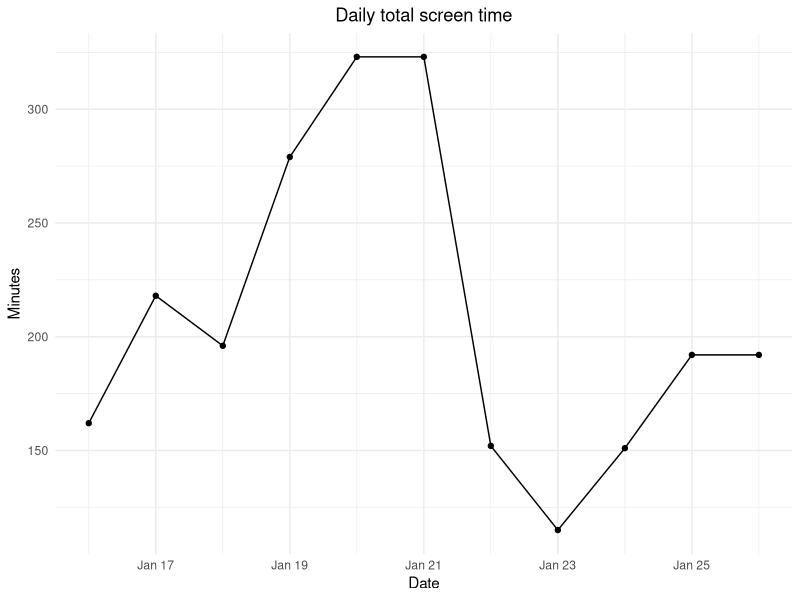
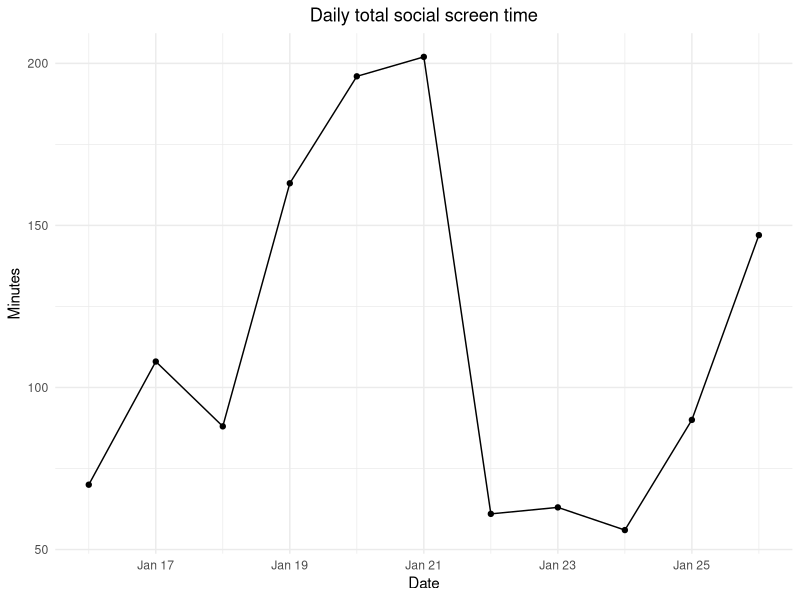
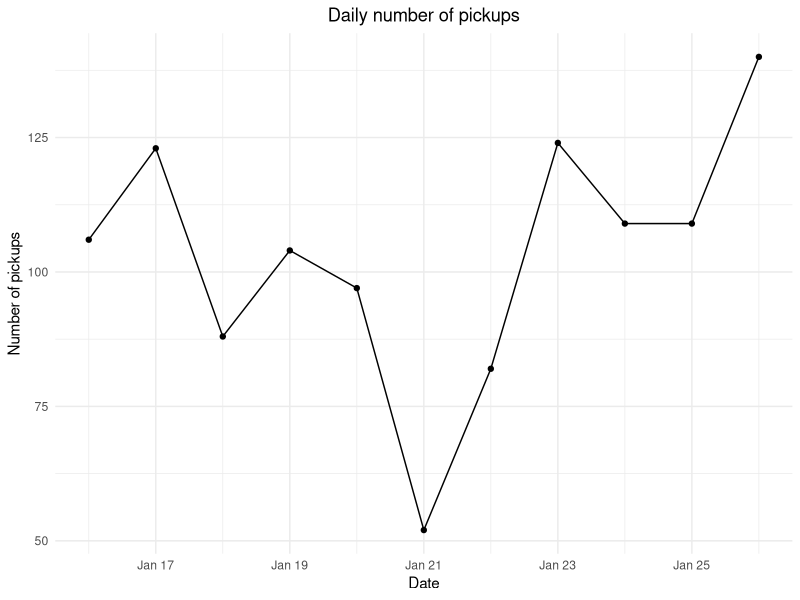
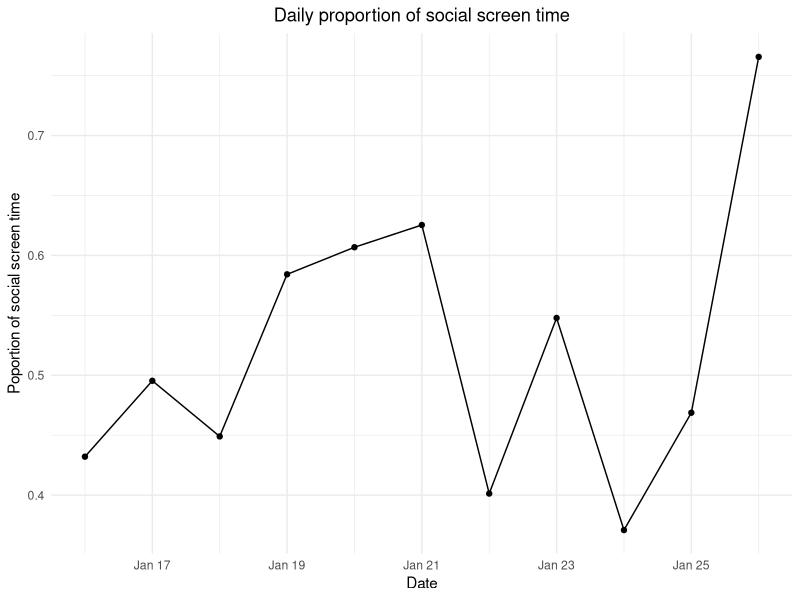
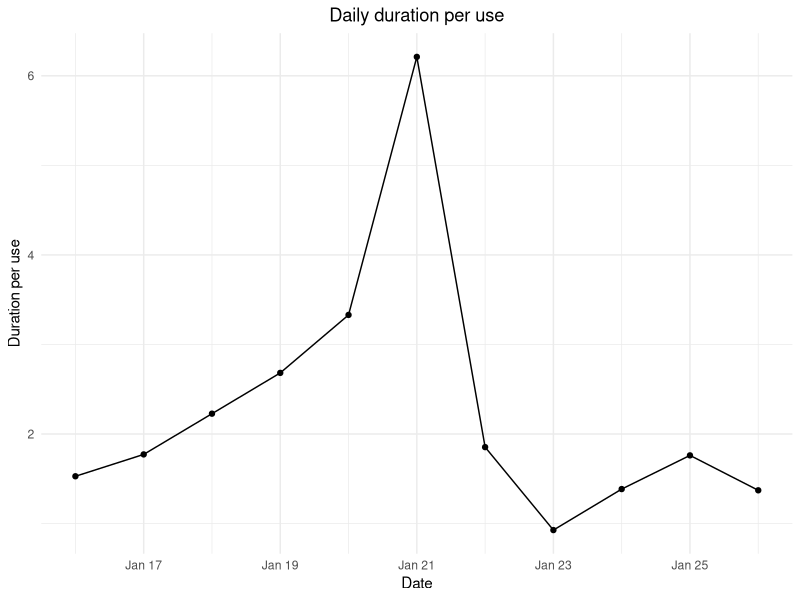

Generate these figures, in order, with R: (Note: this script raises an error after producing the figures.)
setwd("/home/chenggg/BIOSTAT620")
rm(list = ls())
gc()
library(readxl)
library(dplyr)
library(ggplot2)
library(GGally)
library(lubridate)
library(reshape2)
df <- read_excel("ScreenTime.xlsx")
df <- df[c(1:11), ]
df$Pickup.1st_EST <- format(as.POSIXct(df$Pickup.1st_PST, format = "%H:%M", tz = "America/Los_Angeles"), "%H:%M", tz = "America/New_York")

convert_to_minutes <- function(time) {
  if (!grepl("h", time)) {
    return(as.numeric(sub("m", "", time)))
  }
  parts <- strsplit(time, "h|m")[[1]]
  as.numeric(parts[1]) * 60 + as.numeric(parts[2])
}
df$Total.ST.min <- sapply(df$Total.ST, convert_to_minutes)
df$Social.ST.min <- sapply(df$Social.ST, convert_to_minutes)
df$prop_ST <- df$Social.ST.min / df$Total.ST.min
df$duration_per_use <- df$Total.ST.min / df$Pickups

# Daily total screen time
p1 <- ggplot(data = df, aes(x = Date, y = Total.ST.min)) +
  geom_line() + 
  geom_point() +  
  labs(title = "Daily total screen time",
       x = "Date",
       y = "Minutes") +
  theme_minimal() + 
  theme(plot.title = element_text(hjust = 0.5)) 

# Daily total social screen time
p2 <- ggplot(data = df, aes(x = Date, y = Social.ST.min)) +
  geom_line() + 
  geom_point() +  
  labs(title = "Daily total social screen time",
       x = "Date",
       y = "Minutes") +
  theme_minimal() + 
  theme(plot.title = element_text(hjust = 0.5)) 

# Daily number of pickups
p3 <- ggplot(data = df, aes(x = Date, y = Pickups)) +
  geom_line() + 
  geom_point() +  
  labs(title = "Daily number of pickups",
       x = "Date",
       y = "Number of pickups") +
  theme_minimal() + 
  theme(plot.title = element_text(hjust = 0.5)) 

# Daily proportion of social screen time
p4 <- ggplot(data = df, aes(x = Date, y = prop_ST)) +
  geom_line() + 
  geom_point() +  
  labs(title = "Daily proportion of social screen time",
       x = "Date",
       y = "Poportion of social screen time") +
  theme_minimal() + 
  theme(plot.title = element_text(hjust = 0.5)) 

# Daily duration per use
p5 <- ggplot(data = df, aes(x = Date, y = duration_per_use)) +
  geom_line() + 
  geom_point() +  
  labs(title = "Daily duration per use",
       x = "Date",
       y = "Duration per use") +
  theme_minimal() + 
  theme(plot.title = element_text(hjust = 0.5)) 

(combined_plot1 <- p1 + p2 + p3 + p4 + p5 +
  plot_layout(nrow = 3, ncol = 2))

df2 <- df[,c(1,3,5,6,9,10)]
ggpairs(df2[,-1]) 

# df2_long <- pivot_longer(df2, cols = -Date, names_to = "series", values_to = "occupation_time")
# ggplot(data = df2_long, aes(x = Date, y = occupation_time, color = series)) +
#   geom_line() +
#   labs(title = "Melted plot", x = "Time", y = "Count") +
#   theme_minimal()


# Calculate the P(x >= c) for Total.ST.min
df2 <- df2[order(df2$Total.ST.min, decreasing = TRUE),]  # Sorting by Total.ST.min
df2$Total.ST.prob <- seq_along(df2$Total.ST.min) / nrow(df2)

# Plot
ggplot(df2, aes(x = Total.ST.min, y = Total.ST.prob)) +
  geom_point() + 
  labs(x = "Vector Magnitude: c", 
       y = "P(x >= c)",
       title = "Occupation-Time Curves for total screen time") +
  theme_minimal() + 
  theme(plot.title = element_text(hjust = 0.5)) 

# Calculate the P(x >= c) for Social.ST.min
df2 <- df2[order(df2$Social.ST.min, decreasing = TRUE),]  # Sorting by Social.ST.min
df2$Social.ST.prob <- seq_along(df2$Social.ST.min) / nrow(df)

# Plot
ggplot(df2, aes(x = Social.ST.min, y = Social.ST.prob)) +
  geom_point() + 
  labs(x = "Vector Magnitude: c", 
       y = "P(x >= c)",
       title = "Occupation-Time Curves for social screen time") +
  theme_minimal() + 
  theme(plot.title = element_text(hjust = 0.5)) 

# Calculate the P(x >= c) for Pickups
df2 <- df2[order(df2$Pickups, decreasing = TRUE),]  # Sorting by Pickups
df2$Pickups.prob <- seq_along(df2$Pickups) / nrow(df)

# Plot
ggplot(df2, aes(x = Pickups, y = Pickups.prob)) +
  geom_point() + 
  labs(x = "Vector Magnitude: c", 
       y = "P(x >= c)",
       title = "Occupation-Time Curves for Number of Pickups") +
  theme_minimal() + 
  theme(plot.title = element_text(hjust = 0.5)) 

# Calculate the P(x >= c) for prop_ST
df2 <- df2[order(df2$prop_ST, decreasing = TRUE),]  # Sorting by prop_ST
df2$prop_ST.prob <- seq_along(df2$prop_ST) / nrow(df)

# Plot
ggplot(df2, aes(x = prop_ST, y = prop_ST.prob)) +
  geom_point() + 
  labs(x = "Vector Magnitude: c", 
       y = "P(x >= c)",
       title = "Occupation-Time Curves for Number of proportion of social screen time") +
  theme_minimal() + 
  theme(plot.title = element_text(hjust = 0.5))

# Calculate the P(x >= c) for prop_ST
df2 <- df2[order(df2$duration_per_use, decreasing = TRUE),]  # Sorting by duration_per_use
df2$duration_per_use.prob <- seq_along(df2$duration_per_use) / nrow(df)

# Plot
ggplot(df2, aes(x = duration_per_use, y = duration_per_use.prob)) +
  geom_point() + 
  labs(x = "Vector Magnitude: c", 
       y = "P(x >= c)",
       title = "Occupation-Time Curves for Duration per use") +
  theme_minimal() + 
  theme(plot.title = element_text(hjust = 0.5))

par(mfrow=c(3,2))
for(i in 2:6) {
  acf_result <- acf(df2[[i]], main = paste("ACF for series", names(df2)[i]), plot = T)
  print(paste("Autocorrelations for series:", names(df2)[i]))
  print(acf_result$acf)
  acf_result
}
par(mfrow=c(1,1))

# P3
library(circular)
time_to_degrees <- function(time) {
  # Convert time to hours and minutes
  hours <- as.numeric(substr(time, 1, 2))
  minutes <- as.numeric(substr(time, 4, 5))
  # Calculate the total hours since midnight
  total_hours <- hours + minutes / 60
  # Calculate the angle
  angle <- total_hours / 24 * 360
  return(angle)
}
angles <- sapply(df$Pickup.1st_EST, time_to_degrees)
pickup_angles <- circular(angles, units="degrees", template="clock24")

# Plot the circular data
plot(pickup_angles, pch=19, col='blue', main="First Pickup Times on 24-hour Clock")

plot(pickup_angles, stack=TRUE, bins=144, col=" blue " ) # 360/2.5=144

# P4
glm_model <- glm(Pickups ~ offset(log(Total.ST.min / 60)), family = poisson, data = df2)
summary(glm_model)

mark_weekdays <- function(date) {
  if (weekdays(date) %in% c("Saturday", "Sunday")) {
    return(0)
  } else {
    return(1)
  }
}
df2$IsWeekday <- sapply(df2$Date, mark_weekdays)
df2$IsAfterJan10 <- 1
glm_model2 <- glm(Pickups ~ IsWeekday + IsAfterJan10 + offset(log(Total.ST.min / 60)), family=poisson, data = df2)
summary(glm_model2)


# P5
estimates <- mle.vonmises(pickup_angles)
mu <- estimates$mu
kappa <- estimates$kappa
angle_830AM <- (time_to_degrees("08:30") * 2 * pi)/360- pi
angle_830AM_circular <- circular(angle_830AM, type = 'angles', units = 'radians')
cdf <- pvonmises(angle_830AM_circular, mu, kappa)

# The probability that the first pickup is at 8:30 AM or later
probability <- 1 - cdf
probability


# Calculate the frequencies of each Pickup value
pickup_freq <- table(df2$Pickups)
# Sort the unique Pickup values in descending order
sorted_pickups <- sort(unique(df2$Pickups), decreasing = F)
# Calculate the cumulative sum of frequencies for each unique Pickup value
cum_freq <- cumsum(rev(pickup_freq[as.character(sorted_pickups)]))
# Calculate the cumulative probabilities
cum_prob <- cum_freq / sum(pickup_freq)
# Create a new dataframe for plotting
df_plot <- data.frame(
  Pickups = sorted_pickups,
  CumulativeProbability = rev(cum_prob)
)
# Plot
ggplot(df_plot, aes(x = Pickups, y = CumulativeProbability)) +
  geom_point() + 
  labs(x = "Vector Magnitude: c", 
       y = "P(x >= c)",
       title = "Occupation-Time Curves for Number of Pickups") +
  theme_minimal() + 
  theme(plot.title = element_text(hjust = 0.5)) 


library(ggplot2)
library(dplyr)
library(cowplot)
# Function to calculate cumulative probabilities
calculate_cum_prob <- function(df, variable_name) {
  # Calculate frequencies
  variable_freq <- table(df[[variable_name]])
  # Sort unique values
  sorted_variable <- sort(unique(df[[variable_name]]), decreasing = F)
  # Calculate cumulative frequencies and probabilities
  cum_freq <- cumsum(variable_freq[as.character(sorted_variable)])
  cum_prob <- cum_freq / sum(variable_freq)
  # Return the data frame for plotting
  data.frame(
    VectorMagnitude = sorted_variable,
    CumulativeProbability = rev(cum_prob)
  )
}

# Apply the function to each variable and plot
df_total_st <- calculate_cum_prob(df2, "Total.ST.min")
df_social_st <- calculate_cum_prob(df2, "Social.ST.min")
df_pickups <- calculate_cum_prob(df2, "Pickups")
df_prop_st <- calculate_cum_prob(df2, "prop_ST")
df_duration_per_use <- calculate_cum_prob(df2, "duration_per_use")

# Create each plot
p1 <- ggplot(df_total_st, aes(x = VectorMagnitude, y = CumulativeProbability)) +
  geom_point() + 
  labs(title = "Total Screen Time", x = "Vector Magnitude: c", y = "P(x >= c)") +
  theme_minimal() 

p2 <- ggplot(df_social_st, aes(x = VectorMagnitude, y = CumulativeProbability)) +
  geom_point() + 
  labs(title = "Social Screen Time", x = "Vector Magnitude: c", y = "P(x >= c)") +
  theme_minimal() 

p3 <- ggplot(df_pickups, aes(x = VectorMagnitude, y = CumulativeProbability)) +
  geom_point() + 
  labs(title = "Number of Pickups", x = "Vector Magnitude: c", y = "P(x >= c)") +
  theme_minimal() 

p4 <- ggplot(df_prop_st, aes(x = VectorMagnitude, y = CumulativeProbability)) +
  geom_point() + 
  labs(title = "Proportion of Social Screen Time", x = "Vector Magnitude: c", y = "P(x >= c)") +
  theme_minimal() 

p5 <- ggplot(df_duration_per_use, aes(x = VectorMagnitude, y = CumulativeProbability)) +
  geom_point() + 
  labs(title = "Duration per Use", x = "Vector Magnitude: c", y = "P(x >= c)") +
  theme_minimal() 
# Combine the plots
(combined_plot <- plot_grid(
  p1, p2, p3, p4, p5,
  labels = c("A", "B", "C", "D", "E"),
  ncol = 2,
  align = 'v'
))
